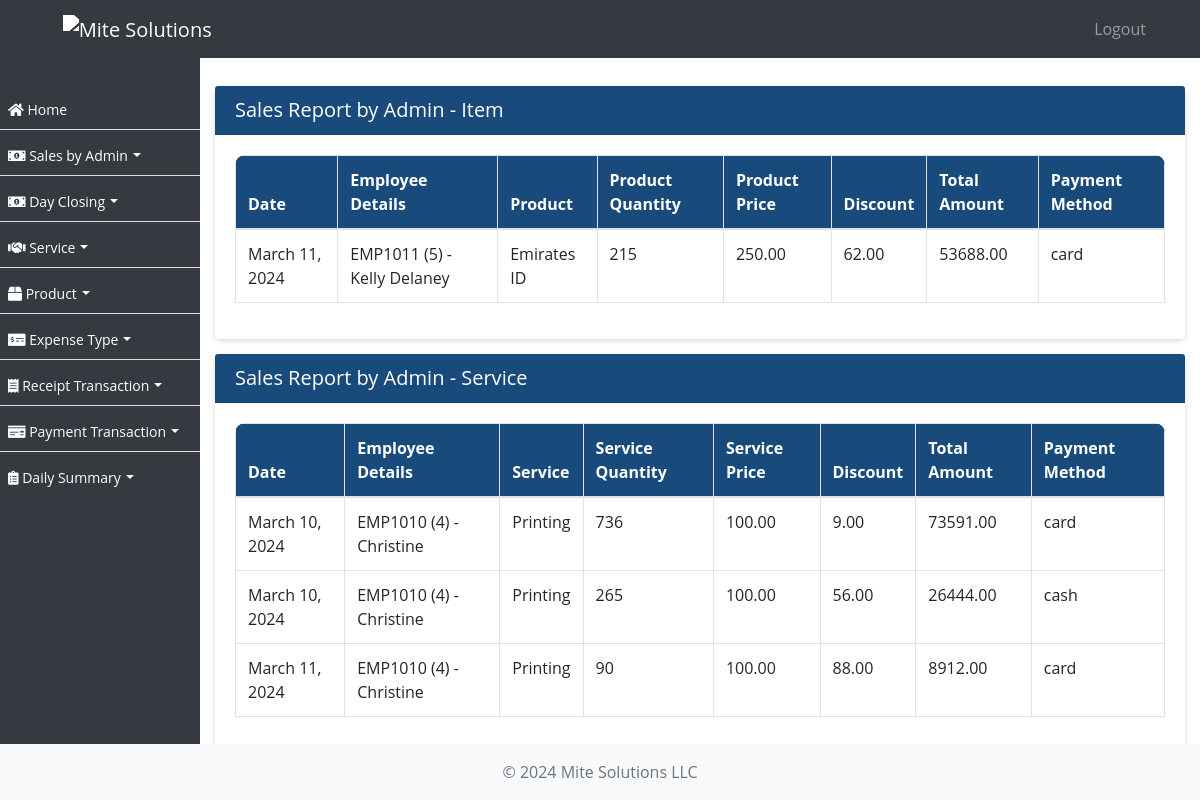
Page /sale/sales-report-admin/ (signed in) on the earlier database version.
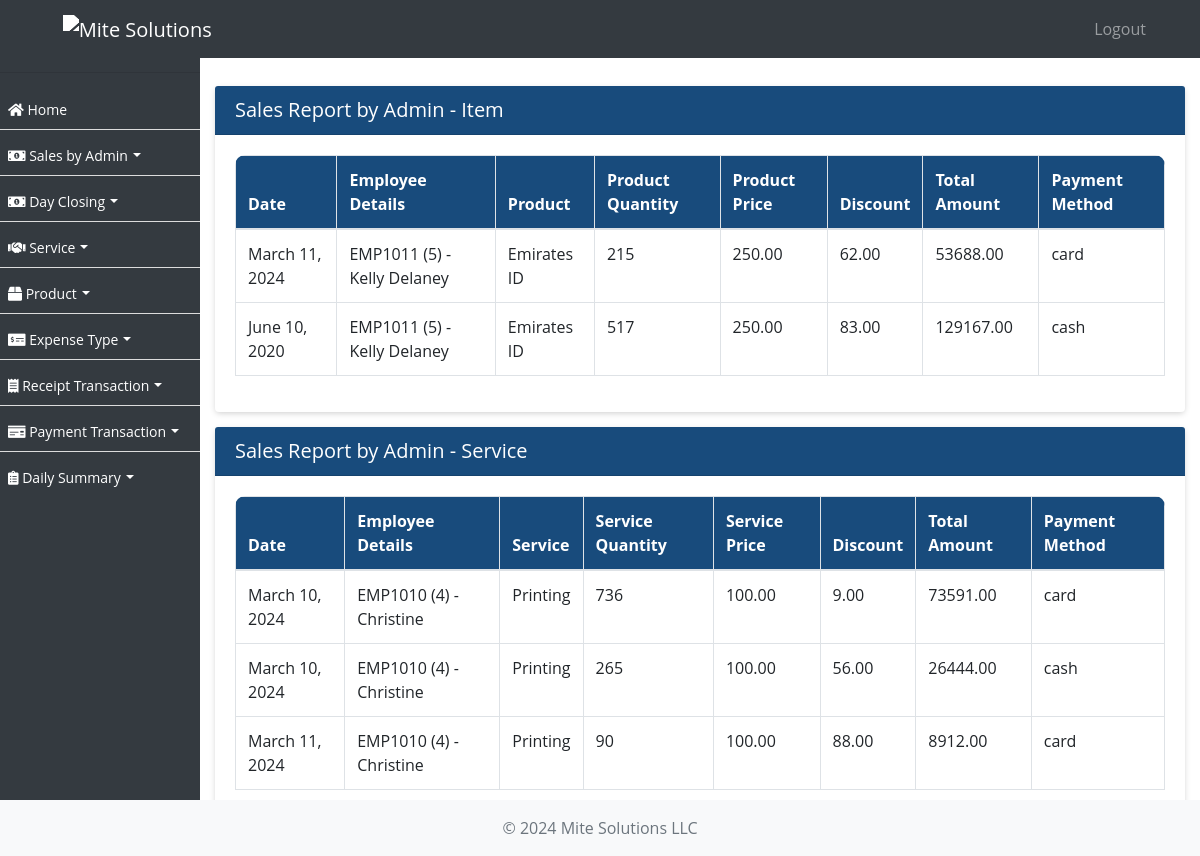
Same page on the later database version.
### ezshopapp/models.py (models this page shows, shortened)
class SalesByAdminItem(models.Model):
    date = models.DateField()
    employee = models.ForeignKey(Employee, on_delete=models.CASCADE, verbose_name=_("Employee"), null=True)
    item = models.ForeignKey(Product, on_delete=models.CASCADE, null=True)
    quantity = models.PositiveIntegerField(null=True)
    price = models.DecimalField(max_digits=10, decimal_places=2, null=True)
    discount = models.DecimalField(max_digits=10, decimal_places=2, default=0.0)
    total_amount = models.DecimalField(max_digits=10, decimal_places=2, verbose_name=_("Total Amount"), null=True)
    payment_method = models.CharField(max_length=20, choices=PAYMENT_METHOD_CHOICES)
    created_on = models.DateTimeField(auto_now_add=True, null=True)

class Employee(models.Model):
    employee_id = models.CharField(max_length=10, unique=True)
    username = models.CharField(max_length=50, null=True)
    password = models.CharField(max_length=50, null=True)
    business_profile = models.CharField(max_length=255, null=True)
    first_name = models.CharField(max_length=255)
    second_name = models.CharField(max_length=255)
    nationality = models.CharField(max_length=255)
    mobile_no = models.CharField(max_length=20, blank=True, null=True)
    passport_no = models.CharField(max_length=20)
    passport_expiration_date = models.DateField()
    emirates_id = models.CharField(max_length=20)
    id_expiration_date = models.DateField()
    basic_pay = models.DecimalField(max_digits=10, decimal_places=2)
    house_allowance = models.DecimalField(max_digits=10, decimal_places=2)
    transportation_allowance = models.DecimalField(max_digits=10, decimal_places=2)
    commission_percentage = models.DecimalField(max_digits=5, decimal_places=2)
    joining_date = models.DateField()
    job_role = models.ForeignKey(Role, on_delete=models.SET_NULL, null=True)
    is_employee = models.BooleanField(default=True)
    created_on = models.DateTimeField(auto_now_add=True, null=True)

class Product(models.Model):
    name = models.CharField(max_length=255)
    vat = models.BooleanField(default=False)
    amount = models.DecimalField(max_digits=10, decimal_places=2)
    max_discount_allowed = models.DecimalField(max_digits=10, decimal_places=2)
    status = models.BooleanField(default=True)
    created_on = models.DateTimeField(auto_now_add=True, null=True)
    def __str__(self):
        return self.name

class SaleByAdminService(models.Model):
    date = models.DateField(_("Date"), null=True)
    employee = models.ForeignKey(Employee, on_delete=models.CASCADE, verbose_name=_("Employee"), null=True)
    service = models.ForeignKey(Service, on_delete=models.CASCADE, verbose_name=_("Service"),  null=True)
    quantity = models.PositiveIntegerField(_("Service Quantity"),  null=True)
    price = models.DecimalField(max_digits=10, decimal_places=2, verbose_name=_("Service Price"),  null=True)
    discount = models.DecimalField(max_digits=5, decimal_places=2, default=0)
    payment_method = models.CharField(max_length=20, choices=PAYMENT_METHOD_CHOICES, verbose_name=_("Payment Method"))
    total_amount = models.DecimalField(max_digits=10, decimal_places=2, verbose_name=_("Total Amount"), null=True)
    created_on = models.DateTimeField(auto_now_add=True, null=True)

class Service(models.Model):
    name = models.CharField(max_length=255)
    duration = models.PositiveIntegerField()
    vat = models.BooleanField(default=False)
    amount = models.DecimalField(max_digits=10, decimal_places=2)
    max_discount_allowed = models.DecimalField(max_digits=10, decimal_places=2)
    status = models.BooleanField(default=True)
    created_on = models.DateTimeField(auto_now_add=True, null=True)

### ezshopapp/views.py (the view)
# urls.py: path('sale/sales-report-admin/', sales_report_admin, name='sales_report_admin'),
@login_required
def sales_report_admin(request):
    sales = SalesByAdminItem.objects.all().select_related('employee')
    sales_admin_service = SaleByAdminService.objects.all().select_related('employee')
    context = {'sales': sales, 'sales_admin_service':sales_admin_service}
    return render(request, 'sales_report_admin.html', context)

### ezshopapp/templates/sales_report_admin.html (shortened to what this page needs)
{% extends 'base.html' %}
{% block content %}
    <div class="card">
     <div class="card-header">
    <h5 class="mb-0">Sales Report by Admin - Item</h5>
</div>
<div class="card-body">
    <div class="table-responsive">
        <table class="table table-bordered">
            <thead>
                <tr>
                    <th>Date</th>
                    <th>Employee Details</th>
                    <th>Product</th>
                    <th>Product Quantity</th>
                    <th>Product Price</th>
                    <th>Discount</th>
                    <th>Total Amount</th>
                    <th>Payment Method</th>
                </tr>
            </thead>
            <tbody>
                {% for sale in sales %}
                <tr>
                    <td>{{ sale.date }}</td>
                    <td>{{ sale.employee.employee_id }} ({{ sale.employee.id}}) - {{ sale.employee.first_name }} {{ sale.employee.second_name }}</td>
                    <td>{{ sale.item }}</td>
                    <td>{{ sale.quantity }}</td>
                    <td>{{ sale.price }}</td>
                    <td>{{ sale.discount }}</td>
                    <td>{{ sale.total_amount }}</td>
                    <td>{{ sale.payment_method }}</td>
                </tr>
                {% endfor %}
            </tbody>
        </table>
    </div>
</div>
</div>
<div class="card mt-2">
<div class="card-header">
<h5 class="mb-0">Sales Report by Admin - Service</h5>
</div>
<div class="card-body">
<div class="table-responsive">
    <table class="table table-bordered">
        <thead>
            <tr>
                <th>Date</th>
                <th>Employee Details</th>
                <th>Service</th>
                <th>Service Quantity</th>
                <th>Service Price</th>
                <th>Discount</th>
                <th>Total Amount</th>
                <th>Payment Method</th>
            </tr>
        </thead>
        <tbody>
            {% for sales_admin in sales_admin_service %}
            <tr>
                <td>{{ sales_admin.date }}</td>
                <td>{{ sales_admin.employee.employee_id }} ({{ sales_admin.employee.id}}) - {{ sales_admin.employee.first_name }} {{ sale.employee.second_name }}</td>
                <td>{{ sales_admin.service.name }}</td>
                <td>{{ sales_admin.quantity }}</td>
                <td>{{ sales_admin.price }}</td>
                <td>{{ sales_admin.discount }}</td>
                <td>{{ sales_admin.total_amount }}</td>
                <td>{{ sales_admin.payment_method }}</td>
            </tr>
            {% endfor %}
        </tbody>
    </table>
</div>
</div>
</div>
{% endblock %}

### ezshopapp/templates/base.html (shortened to what this page needs)
{% load static %}
<!DOCTYPE html>
<html lang="en">
<head>
    <link rel="stylesheet" href="https://stackpath.bootstrapcdn.com/bootstrap/4.3.1/css/bootstrap.min.css">
    <link href="https://templates.hibootstrap.com/farol/assets/css/style.css" rel="stylesheet">
    <link rel="stylesheet" type="text/css" href="https://cdn.datatables.net/1.11.5/css/jquery.dataTables.css">
    <link rel="stylesheet" href="https://use.fontawesome.com/releases/v5.8.2/css/all.css">
    <link rel="stylesheet" href="https://cdn.datatables.net/1.10.24/css/dataTables.bootstrap4.min.css"/>
</head>
<body>
<nav class="navbar navbar-expand-lg navbar-dark bg-dark fixed-top">
    <a class="navbar-brand text-left" href="/home/">
         <img src="https://mitesolutions.com/images/logo.png" class="logo" alt="Mite Solutions" width="5%">
    </a>
    <div class="collapse navbar-collapse" id="navbarNav">
        {% include 'sidebar_mobile.html' %}
    </div>
</nav>
<div id="sidebar">
    <hr/>
    {% include 'sidebar.html' %}
</div>
<div id="content">
    {% block content %}{% endblock %}
</div>
<footer class="footer mt-auto py-3 bg-light">
    <div class="container text-center ">
        <span class="text-muted">&copy; 2024 Mite Solutions LLC</span>
    </div>
</footer>
</body>
</html>

### ezshopapp/templates/sidebar_mobile.html (shortened to what this page needs)
<ul class="navbar-nav ml-auto pl-3" style="max-height: 400px; overflow-y: scroll;">
    <li class="nav-item">
        <a class="nav-link" href="{% url 'logout' %}">Logout</a>
    </li>
</ul>

### ezshopapp/templates/sidebar.html (shortened to what this page needs)
 <ul id="font-c" style="max-height: 400px; overflow-y: scroll;">
        <li><a href="/home/"><i class="fas fa-home"></i> Home</a></li>
        <li class="dropdown">
            <a href="#" class="dropdown-toggle" id="saleDropdown" role="button" data-toggle="dropdown" aria-haspopup="true" aria-expanded="false"><i class="fas fa-money-bill-alt"></i> Sales by Admin</a>
        </li>
        <li class="dropdown">
            <a href="#" class="dropdown-toggle" id="saleDropdown" role="button" data-toggle="dropdown" aria-haspopup="true" aria-expanded="false"><i class="fas fa-money-bill-alt"></i> Day Closing</a>
        </li>
        <li class="dropdown">
            <a href="#" class="dropdown-toggle" id="serviceDropdown" role="button" data-toggle="dropdown" aria-haspopup="true" aria-expanded="false"><i class="fas fa-handshake"></i> Service</a>
        </li>
        <li class="dropdown">
            <a href="#" class="dropdown-toggle" id="productDropdown" role="button" data-toggle="dropdown" aria-haspopup="true" aria-expanded="false"><i class="fas fa-box"></i> Product</a>
        </li>
        <li class="dropdown">
            <a href="#" class="dropdown-toggle" id="expenseTypeDropdown" role="button" data-toggle="dropdown" aria-haspopup="true" aria-expanded="false"><i class="fas fa-money-check-alt"></i> Expense Type</a>
        </li>
        <li class="dropdown">
            <a href="#" class="dropdown-toggle" id="receiptTransactionDropdown" role="button" data-toggle="dropdown" aria-haspopup="true" aria-expanded="false"><i class="fas fa-receipt"></i> Receipt Transaction</a>
        </li>
        <li class="dropdown">
            <a href="#" class="dropdown-toggle" id="paymentTransactionDropdown" role="button" data-toggle="dropdown" aria-haspopup="true" aria-expanded="false"><i class="fas fa-money-check"></i> Payment Transaction</a>
        </li>
        <li class="dropdown">
            <a href="#" class="dropdown-toggle" id="dailySummaryDropdown" role="button" data-toggle="dropdown" aria-haspopup="true" aria-expanded="false"><i class="fas fa-clipboard-list"></i> Daily Summary</a>
        </li>
    </ul>

### ezshopapp/templates/base.html (style rules this page uses)
body, p, h1, h2, h3, h4, h5, h6, a, li, label, input, div, span, small { font-family: "Open Sans", sans-serif !important; }
#font-c>li>a { font-size:14px !important; }
body { padding-top: 56px; background-color: #ffffff !important; }
table thead { border-radius: 5px !important; }
table thead th { vertical-align: bottom; border-bottom: 2px solid #dee2e6; background-color: #184b7c !important; color: #fff !important; }
tbody { border-bottom: 0px !important; }
#sidebar { height: 100%; width: 200px; position: fixed; top: 0; left: 0; background-color: #343a40; padding-top: 56px; }
table { border:1px !important; }
#content { margin-left: 200px; padding: 15px; }
#sidebar ul { list-style: none; padding: 0; }
#sidebar ul li { padding: 8px; border-bottom: 1px solid #ddd; }
#sidebar ul li a { text-decoration: none; color: #fff; }
.navbar-brand { margin-left: 4%; }
div>.table-responsive, table, table>thead { border-radius: 10px !important; }
.card { border:0px !important; margin-top:15px; margin-bottom:15px; box-shadow: 0px 2px 6px -1px #ccc; }
.card-header { background-color: #184b7c !important; color:#fff !important; }
.card-header>a, .card-header>h5 { color:#fff !important; }
a { text-decoration: none !important; }
.bg-dark { background-color: #343a40 !important; }
.dropdown-toggle::after { display: inline-block; margin-left: 0.355em; margin-top: 1.1em; vertical-align: 0.255em; content: ""; border-top: 0.3em solid; border-right: 0.3em solid transparent; border-bottom: 0; border-left: 0.3em solid transparent; }
.logo { filter: brightness(0) invert(1); margin:0px; }
.navbar-nav.ml-auto { margin-right: 15px; }
.footer { position: fixed; left: 0; bottom: 0; width: 100%; background-color: #343a40; color: #fff; padding: 10px 0; }

Differences in the rows shown:
added SalesByAdminItem: date "June 10, 2020", employee.employee_id "EMP1011", employee.id "5", employee.first_name "Kelly", employee.second_name "Delaney", item "Emirates ID", quantity "517", price "250.00", discount "83.00", total_amount "129167.00", payment_method "cash"
